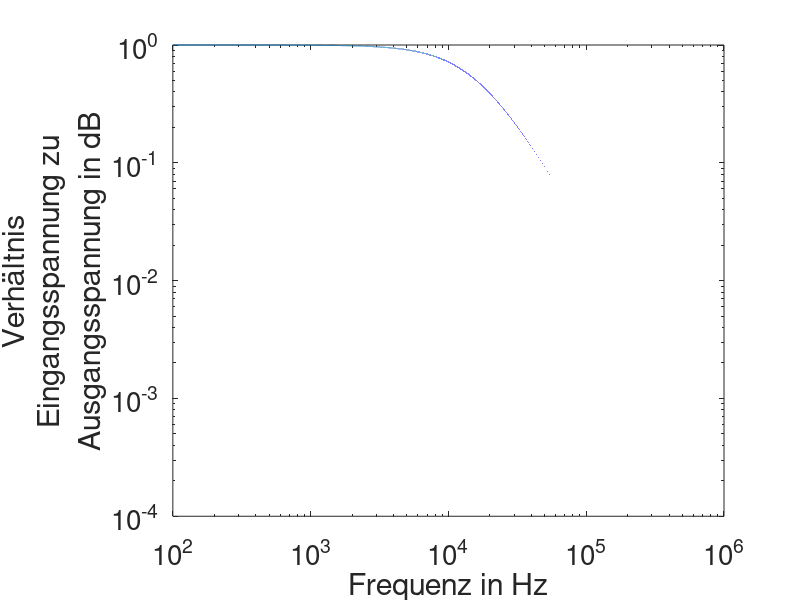

Here is the MATLAB script that generated this plot:
x = 100:1:1000000;
R = 100;
L = 0.001;
t = 1
y = R.*(R.*cos(2.*pi.*x.*t)+2.*pi.*L.*x.*sin(2.*pi.*x.*t))./(R^2+(L.*2.*pi.*x).^2);

figure;
loglog(x,y);
set(gca,'fontsize',20)
xlabel 'Frequenz in Hz';
ylabel ({'Verhältnis', 'Eingangsspannung zu' 'Ausgangsspannung in dB'});


